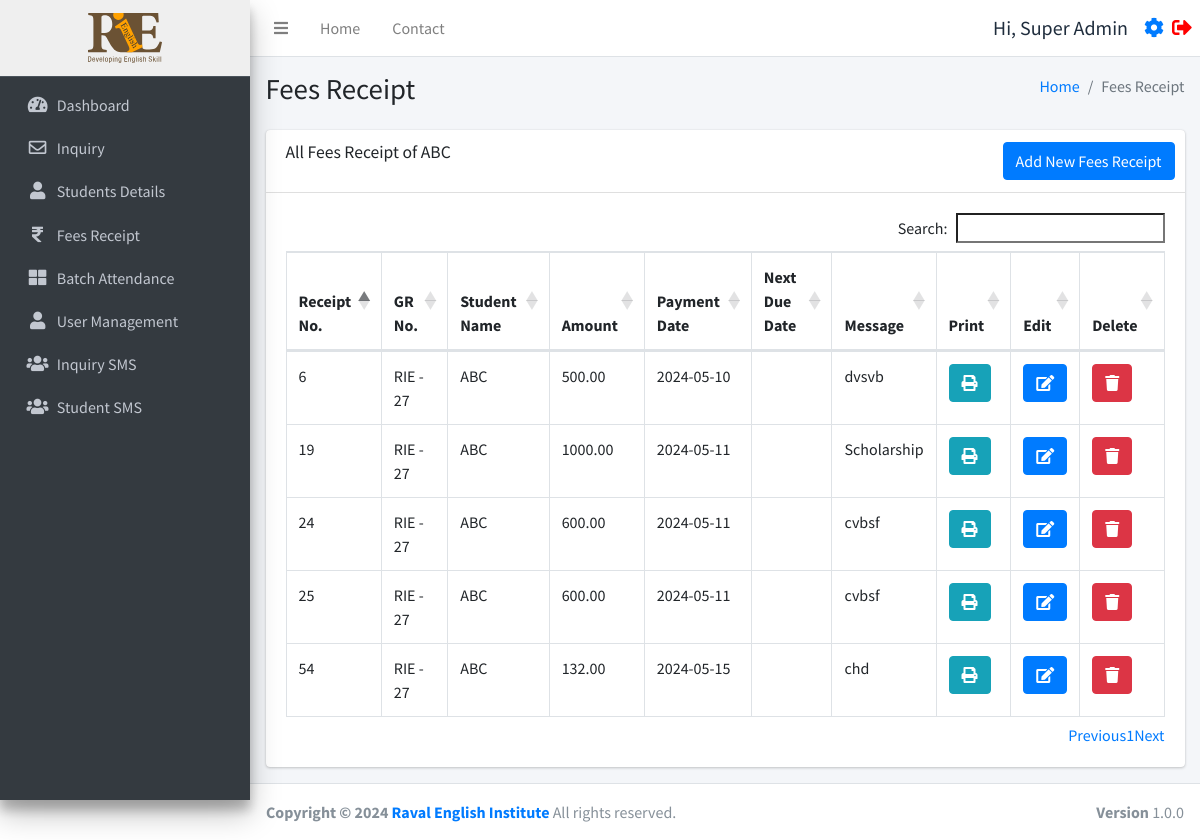
Screenshot of /fees_receipt.php?student_id=27 (signed in) with the database file from the repository.
### tables this page shows
CREATE TABLE `users` (
  `id` int(11) NOT NULL,
  `username` varchar(255) NOT NULL,
  `fullname` varchar(255) NOT NULL,
  `email` varchar(255) NOT NULL,
  `mobile` varchar(15) NOT NULL,
  `password` varchar(255) NOT NULL,
  `status` int(11) NOT NULL,
  `created_at` timestamp NOT NULL DEFAULT current_timestamp()
);

CREATE TABLE `studentinfo` (
  `id` int(11) NOT NULL,
  `name` varchar(255) DEFAULT NULL,
  `batch` int(11) DEFAULT NULL,
  `batch_name` varchar(255) DEFAULT NULL,
  `father_name` varchar(255) DEFAULT NULL,
  `mother_name` varchar(255) DEFAULT NULL,
  `dob` date DEFAULT NULL,
  `gender` varchar(50) DEFAULT NULL,
  `mobile_number` varchar(15) DEFAULT NULL,
  `fee_status` int(10) DEFAULT 0,
  `profession` varchar(100) DEFAULT NULL,
  `address` varchar(255) DEFAULT NULL,
  `admission_time` date DEFAULT NULL,
  `due_date` date DEFAULT NULL,
  `created_at` datetime NOT NULL DEFAULT current_timestamp(),
  `pending_fees` int(10) DEFAULT 0,
  `discount` int(10) NOT NULL,
  `total_fees` int(11) NOT NULL,
  `paid_fees` int(11) NOT NULL,
  `father_number` varchar(50) NOT NULL,
  `home_number` varchar(50) NOT NULL,
  `reference` varchar(200) DEFAULT NULL,
  `father_profession` varchar(200) DEFAULT NULL,
  `workplace_address` varchar(255) DEFAULT NULL,
  `aadharcard_number` varchar(20) DEFAULT NULL,
  `joining_purpose` varchar(255) DEFAULT NULL,
  `extratime_daily` varchar(255) DEFAULT NULL,
  `gmail_id` varchar(255) DEFAULT NULL
);

CREATE TABLE `receipt` (
  `id` int(11) NOT NULL,
  `student_id` int(11) NOT NULL,
  `amount` decimal(10,2) NOT NULL,
  `payment_date` date NOT NULL,
  `due_date` date DEFAULT NULL,
  `message` varchar(255) DEFAULT NULL,
  `created_at` timestamp NOT NULL DEFAULT current_timestamp()
);

### function.php (called while the page is built, shortened)
<?php
require_once('db.php');
function selectFromTable($tableName, $columns, $whereConditions) {
    global $db;
    try {
        $sql = "SELECT " . implode(', ', $columns) . " FROM $tableName";
        if (!empty($whereConditions)) {
            $sql .= " WHERE " . implode(' AND ', array_map(function ($col) {
                return "$col = :$col";
            }, array_keys($whereConditions)));
        }
        $stmt = $db->prepare($sql);
        foreach ($whereConditions as $col => $value) {
            $stmt->bindValue(":$col", $value);
        }
        $stmt->execute();
        return $stmt->fetchAll(PDO::FETCH_ASSOC);
    } catch (PDOException $e) {
        return false;
    }
}
?>

### fees_receipt.php (the view, shortened to what this page needs)
<!DOCTYPE html>
<html lang="en">
<head>
</head>
<?php
include ('./header.php');
require_once 'function.php';
$studentId = $_GET['student_id'] ?? null;
$studentName = "";
$receipts = [];
if ($studentId) {
  $studentInfo = selectFromTable('studentinfo', ['name'], ['id' => $studentId]);
  $studentName = $studentInfo[0]['name'] ?? "Unknown Student";
  $receipts = selectFromTable('receipt', ['id', 'student_id', 'amount', 'payment_date', 'message', 'due_date'], ['student_id' => $studentId]);
}
$isSuperAdmin = isset($_SESSION['user_status']) && $_SESSION['user_status'] === 'super_admin';
$isAdmin = isset($_SESSION['user_status']) && $_SESSION['user_status'] === 'admin';
?>
<div class="content-wrapper">
  <div class="content-header">
    <div class="container-fluid">
      <div class="row mb-2">
        <div class="col-sm-6">
          <h1 class="m-0">Fees Receipt</h1>
        </div>
        <div class="col-sm-6">
          <ol class="breadcrumb float-sm-right">
            <li class="breadcrumb-item"><a href="./dashboard.php">Home</a></li>
            <li class="breadcrumb-item active">Fees Receipt</li>
          </ol>
        </div>
      </div>
    </div>
  </div>
  <section class="content">
    <div class="container-fluid">
      <div class="row">
        <div class="col-12">
          <div class="card">
            <div class="card-header">
              <h3 class="card-title">All Fees Receipt of <?php echo htmlspecialchars($studentName); ?></h3>
              <div class="card-tools">
                <a href="./feesform.php?student_id=<?php echo htmlspecialchars($studentId); ?>"
                  class="btn btn-primary">Add New Fees Receipt</a>
              </div>
            </div>
            <div class="card-body">
              <div class="table-responsive">
                <table id="example1" class="table table-bordered">
                  <thead>
                    <tr>
                      <th>Receipt No.</th>
                      <th>GR No.</th>
                      <th>Student Name</th>
                      <th>Amount</th>
                      <th>Payment Date</th>
                      <th>Next Due Date</th>
                      <th>Message</th>
                      <th>Print</th>
                      <?php if ($isSuperAdmin || $isAdmin): ?>
                        <th>Edit</th>
                      <?php endif; ?>
                      <?php if ($isSuperAdmin): ?>
                        <th>Delete</th>
                      <?php endif; ?>
                    </tr>
                  </thead>
                  <tbody>
                    <?php foreach ($receipts as $receipt): ?>
                      <tr>
                        <td><?php echo htmlspecialchars($receipt['id']); ?></td>
                        <td>RIE - <?php echo htmlspecialchars($receipt['student_id']); ?></td>
                        <td><?php echo htmlspecialchars($studentName); ?></td>
                        <td><?php echo htmlspecialchars($receipt['amount']); ?></td>
                        <td><?php echo htmlspecialchars($receipt['payment_date']); ?></td>
                        <td><?php echo htmlspecialchars($receipt['due_date']); ?></td>
                        <td><?php echo htmlspecialchars($receipt['message']); ?></td>
                        <?php if ($isSuperAdmin || $isAdmin): ?>
                          <td><button class="btn btn-info" onclick="printPDF('<?php echo $receipt['id']; ?>')"><i
                                class="fas fa-print"></i></button></td>
                          <td><a href='javascript:void(0);' onclick="confirmEdit('<?php echo $receipt['id']; ?>')"
                              class='btn btn-primary'><i class='fas fa-edit'></i></a></td>
                        <?php endif; ?>
                        <?php if ($isSuperAdmin): ?>
                          <td><a href='javascript:void(0);' onclick="confirmDelete('<?php echo $receipt['id']; ?>')"
                              class='btn btn-danger'><i class='fas fa-trash'></i></a></td>
                        <?php endif; ?>
                      </tr>
                    <?php endforeach; ?>
                  </tbody>
                </table>
              </div>
            </div>
          </div>
        </div>
      </div>
    </div>
  </section>
</div>
<?php include ('./footer.php'); ?>

### header.php (shortened to what this page needs)
<?php
require_once 'db.php';
require_once ('function.php');
$user = selectFromTable('users', ['*'], ['id' => $_SESSION['user_id']]);
$user = $user[0];
$isFaculty = isset($_SESSION['user_status']) && $_SESSION['user_status'] === 'faculty';
$isAdmin = isset($_SESSION['user_status']) && $_SESSION['user_status'] === 'admin';
?>
<!DOCTYPE html>
<html lang="en">
<head>
  <link rel="stylesheet" href="./plugins/fontawesome-free/css/all.min.css">
  <link rel="stylesheet" href="https://code.ionicframework.com/ionicons/2.0.1/css/ionicons.min.css">
  <link rel="stylesheet" href="./plugins/icheck-bootstrap/icheck-bootstrap.min.css">
  <link rel="stylesheet" href="https://cdn.datatables.net/1.10.19/css/dataTables.bootstrap4.min.css">
  <link rel="stylesheet" href="./asset/css/adminlte.min.css">
  <link rel="stylesheet" href="./asset/css/style.css">
</head>
<body class="hold-transition sidebar-mini layout-fixed">
  <div class="wrapper">
    <nav class="main-header navbar navbar-expand navbar-white navbar-light sticky-top">
      <ul class="navbar-nav">
        <li class="nav-item">
          <a class="nav-link" data-widget="pushmenu" href="#" role="button"><i class="fas fa-bars"></i></a>
        </li>
        <li class="nav-item d-none d-sm-inline-block">
          <?php if ($_SESSION['user_status'] === 'faculty'): ?>
            <a href="./batch.php" class="nav-link">Batch</a>
          <?php else: ?>
            <a href="./dashboard.php" class="nav-link">Home</a>
          <?php endif; ?>
        </li>
        <li class="nav-item d-none d-sm-inline-block">
          <a href="#" class="nav-link">Contact</a>
        </li>
      </ul>
      <ul class="navbar-nav ml-auto">
        <li class="nav-item d-flex align-items-center">
          <span class="mr-3" style="font-size:20px;">Hi, <?php echo $user['fullname']; ?></span>
          <a href="./profile.php" style="font-size:20px;" class="d-block mr-2"><i class="fas fa-cog"></i></a>
          <a href="./logout.php" style="font-size:20px;"><i class="fas fa-sign-out-alt" style="color:red"></i></a>
        </li>
      </ul>
    </nav>
    <aside class="main-sidebar sidebar-dark-primary elevation-4">
      <?php if ($_SESSION['user_status'] === 'faculty'): ?>
        <a href="./batch.php" class="brand-link" style="text-align:center;background:#efefef;">
        <?php else: ?>
          <a href="./dashboard.php" class="brand-link" style="text-align:center;background:#efefef;">
          <?php endif; ?>
          <img src="./asset/img/logo.svg" alt="RIE logo Logo" style="height:50px;">
        </a>
        <div class="sidebar">
          <nav class="mt-2">
            <ul class="nav nav-pills nav-sidebar flex-column" data-widget="treeview" role="menu" data-accordion="false">
              <?php if (!$isFaculty): ?>
                <li class="nav-item">
                  <a href="./dashboard.php" class="nav-link
            <?php if (strpos($_SERVER['REQUEST_URI'], 'dashboard.php') !== false) {
              echo "active";
            } ?>">
                    <i class="nav-icon fas fa-tachometer-alt"></i>
                    <p>
                      Dashboard
                    </p>
                  </a>
                </li>
                <li class="nav-item">
                  <a href="./inquiry.php" class="nav-link
            <?php if (strpos($_SERVER['REQUEST_URI'], 'inquiry.php') !== false) {
              echo "active";
            } ?>">
                    <i class="nav-icon far fa-envelope"></i>
                    <p>
                      Inquiry
                    </p>
                  </a>
                <li class="nav-item">
                  <a href="./studentsdetails.php" class="nav-link
            <?php if (strpos($_SERVER['REQUEST_URI'], 'studentsdetails.php') !== false) {
              echo "active";
            } ?>">
                    <i class="nav-icon fas fa-user"></i>
                    <p>
                      Students Details
                    </p>
                  </a>
                </li>
                <li class="nav-item">
                  <a href="./fees.php" class="nav-link
            <?php if (strpos($_SERVER['REQUEST_URI'], 'fees.php') !== false) {
              echo "active";
            } ?>">
                    <i class="nav-icon fas fa-rupee-sign"></i>
                    <p>
                      Fees Receipt
                    </p>
                  </a>
                </li>
              <?php endif; ?>
              <li class="nav-item">
                <a href="./batch.php" class="nav-link
            <?php if (strpos($_SERVER['REQUEST_URI'], 'batch.php') !== false) {
              echo "active";
            } ?>">
                  <i class="nav-icon fas fa-th-large"></i>
                  <p>
                    Batch Attendance
                  </p>
                </a>
              </li>
              <?php if (!$isFaculty && !$isAdmin): ?>
                <li class="nav-item">
                  <a href="./user_management.php" class="nav-link
            <?php if (strpos($_SERVER['REQUEST_URI'], 'user_management.php') !== false) {
              echo "active";
            } ?>">
                    <i class="nav-icon fas fa-user"></i>
                    <p>
                      User Management
                    </p>
                  </a>
                </li>
              <?php endif; ?>
              <?php if (!$isFaculty): ?>
                <li class="nav-item">
                  <a href="./inquirysms.php" class="nav-link
            <?php if (strpos($_SERVER['REQUEST_URI'], 'inquirysms.php') !== false) {
              echo "active";
            } ?>">
                    <i class="nav-icon fas fa-users"></i>
                    <p>
                      Inquiry SMS
                    </p>
                  </a>
                </li>
                <li class="nav-item">
                  <a href="./studentsms.php" class="nav-link
            <?php if (strpos($_SERVER['REQUEST_URI'], 'studentsms.php') !== false) {
              echo "active";
            } ?>">
                    <i class="nav-icon fas fa-users"></i>
                    <p>
                      Student SMS
                    </p>
                  </a>
                </li>
              <?php endif; ?>
            </ul>
          </nav>
        </div>
    </aside>

### header.php (style rules this page uses)
table thead tr { border: 2px solid #dee2e6 }
table thead { position: sticky; top: 0; background-color: white; }

### rows the page displays
users: fullname "Super Admin"
studentinfo: name "ABC"
receipt: id "6", student "27", student.name "ABC", amount "500.00", payment_date "2024-05-10", message "dvsvb"
receipt: id "19", student "27", student.name "ABC", amount "1000.00", payment_date "2024-05-11", message "Scholarship"
receipt: id "24", student "27", student.name "ABC", amount "600.00", payment_date "2024-05-11", message "cvbsf"
receipt: id "25", student "27", student.name "ABC", amount "600.00", payment_date "2024-05-11", message "cvbsf"
receipt: id "54", student "27", student.name "ABC", amount "132.00", payment_date "2024-05-15", message "chd"
